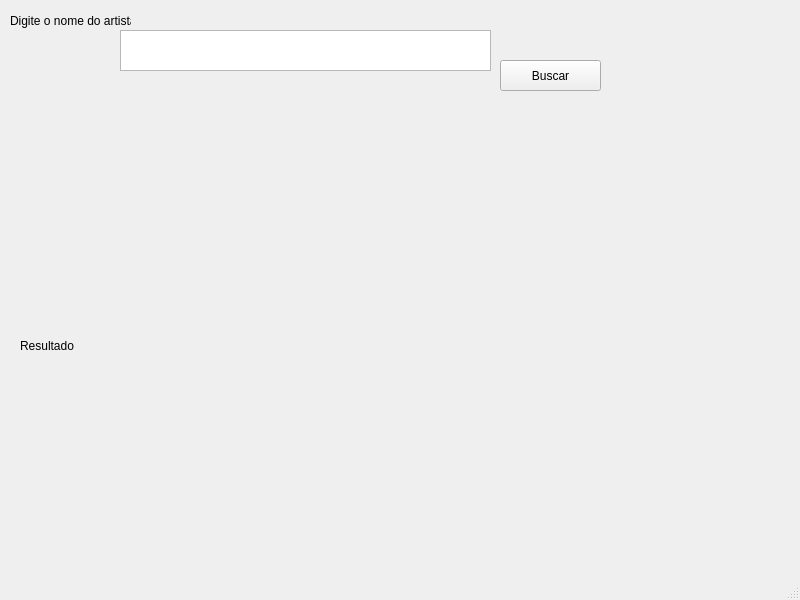
<?xml version="1.0" encoding="UTF-8"?>
<ui version="4.0">
 <class>MainWindow</class>
 <widget class="QMainWindow" name="MainWindow">
  <property name="geometry">
   <rect>
    <x>0</x>
    <y>0</y>
    <width>800</width>
    <height>600</height>
   </rect>
  </property>
  <property name="windowTitle">
   <string>DeezerApi</string>
  </property>
  <widget class="QWidget" name="centralwidget">
   <widget class="QPushButton" name="btnbuscar">
    <property name="geometry">
     <rect>
      <x>500</x>
      <y>60</y>
      <width>101</width>
      <height>31</height>
     </rect>
    </property>
    <property name="autoFillBackground">
     <bool>false</bool>
    </property>
    <property name="text">
     <string>Buscar</string>
    </property>
   </widget>
   <widget class="QTextEdit" name="txtbusca">
    <property name="geometry">
     <rect>
      <x>120</x>
      <y>30</y>
      <width>371</width>
      <height>41</height>
     </rect>
    </property>
   </widget>
   <widget class="QLabel" name="label">
    <property name="geometry">
     <rect>
      <x>10</x>
      <y>0</y>
      <width>121</width>
      <height>41</height>
     </rect>
    </property>
    <property name="text">
     <string>Digite o nome do artista:</string>
    </property>
   </widget>
   <widget class="QLabel" name="lblresult">
    <property name="geometry">
     <rect>
      <x>20</x>
      <y>120</y>
      <width>731</width>
      <height>451</height>
     </rect>
    </property>
    <property name="text">
     <string>Resultado</string>
    </property>
   </widget>
  </widget>
  <widget class="QStatusBar" name="statusbar"/>
 </widget>
 <resources/>
 <connections/>
</ui>
